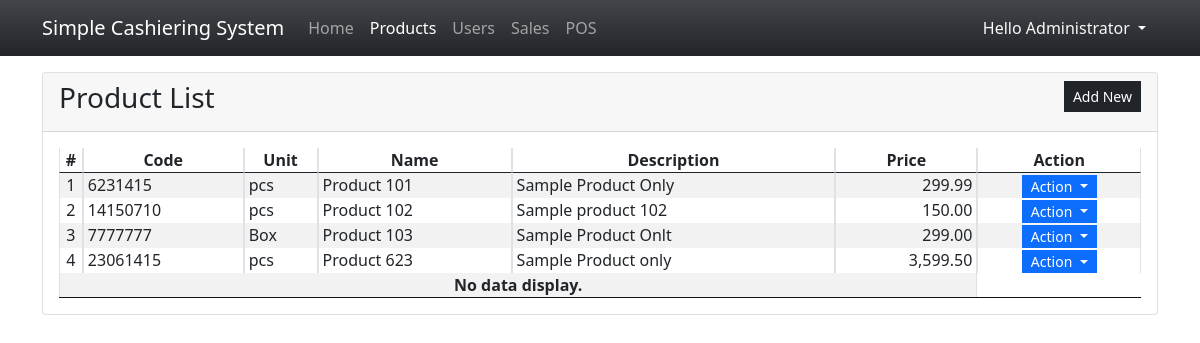
Page /?page=products (signed in) on the committed database.
### tables this page shows
CREATE TABLE product_list (
            `product_id` INTEGER NOT NULL PRIMARY KEY AUTOINCREMENT,
            `product_code` TEXT NOT NULL,
            `name` TEXT NOT NULL,
            `unit` TEXT NOT NULL,
            `description` INTEGER NOT NULL,
            `price` REAL NOT NULL,
            `status` INTEGER NOT NULL DEFAULT 1,
            `date_created` TIMESTAMP DEFAULT CURRENT_TIMESTAMP,
            `date_updated` TIMESTAMP NULL
        );

### products.php (the view, shortened to what this page needs)
<div class="card">
    <div class="card-header d-flex justify-content-between">
        <h3 class="card-title">Product List</h3>
        <div class="card-tools align-middle">
            <button class="btn btn-dark btn-sm py-1 rounded-0" type="button" id="create_new">Add New</button>
        </div>
    </div>
    <div class="card-body">
        <table class="table table-hover table-striped table-bordered">
            <thead>
                <tr>
                    <th class="text-center p-0">#</th>
                    <th class="text-center p-0">Code</th>
                    <th class="text-center p-0">Unit</th>
                    <th class="text-center p-0">Name</th>
                    <th class="text-center p-0">Description</th>
                    <th class="text-center p-0">Price</th>
                    <th class="text-center p-0">Action</th>
                </tr>
            </thead>
            <tbody>
                <?php
                $sql = "SELECT * FROM `product_list` order by `name` asc";
                $qry = $conn->query($sql);
                $i = 1;
                    while($row = $qry->fetchArray()):
                ?>
                <tr>
                    <td class="text-center p-0"><?php echo $i++; ?></td>
                    <td class="py-0 px-1"><?php echo $row['product_code'] ?></td>
                    <td class="py-0 px-1"><?php echo $row['unit'] ?></td>
                    <td class="py-0 px-1"><?php echo $row['name'] ?></td>
                    <td class="py-0 px-1"><?php echo $row['description'] ?></td>
                    <td class="py-0 px-1 text-end"><?php echo number_format($row['price'],2) ?></td>
                    <th class="text-center py-0 px-1">
                        <div class="btn-group" role="group">
                            <button id="btnGroupDrop1" type="button" class="btn btn-primary dropdown-toggle btn-sm rounded-0 py-0" data-bs-toggle="dropdown" aria-expanded="false">
                            Action
                            </button>
                        </div>
                    </th>
                </tr>
                <?php endwhile; ?>
                <?php if(!$qry->fetchArray()): ?>
                    <tr>
                        <th class="text-center p-0" colspan="6">No data display.</th>
                    </tr>
                <?php endif; ?>
            </tbody>
        </table>
    </div>
</div>

### index.php (style rules this page uses)
html,body { height:100%; width:100%; }

### rows in the picture
product_list: product_code "6231415", unit "pcs", name "Product 101", description "Sample Product Only", price "299.99"
product_list: product_code "14150710", unit "pcs", name "Product 102", description "Sample product 102", price "150.00"
product_list: product_code "7777777", unit "Box", name "Product 103", description "Sample Product Onlt", price "299.00"
product_list: product_code "23061415", unit "pcs", name "Product 623", description "Sample Product only", price "3,599.50"

### other values in the picture
$_SESSION['fullname'] "Administrator"
